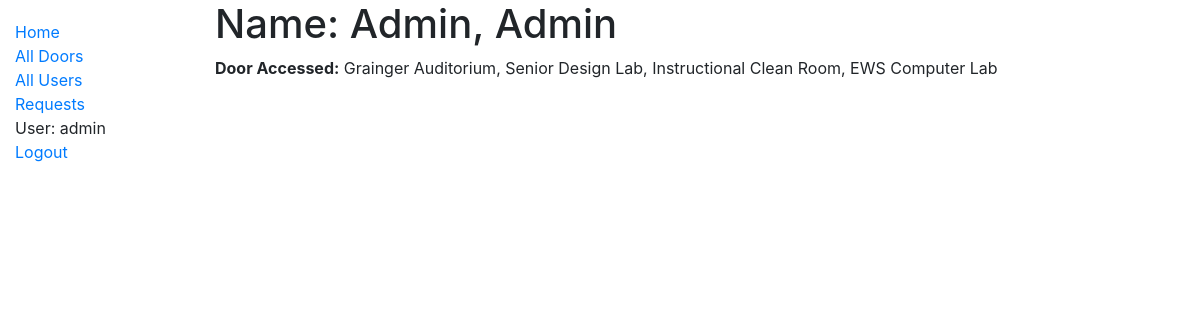
Before: /catalog/user/1 (signed in) with the older database file.
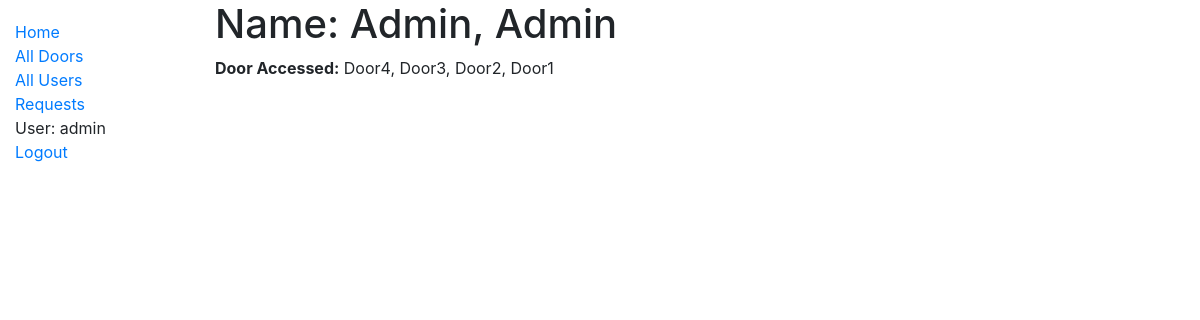
After: the same page with the newer database file.
### catalog/models.py (models this page shows, shortened)
class Door(models.Model):
    door_name = models.CharField(max_length=100)
    location = models.CharField(max_length=100)
    door_public_key = models.CharField(max_length=256, default='0')
    door_private_key = models.CharField(max_length=256, default='0')
    def __str__(self):
        return self.door_name

### catalog/views.py (the view)
# urls.py: path('user/<int:pk>', views.UserDetailView.as_view(), name='user-detail'),
class UserDetailView(LoginRequiredMixin, generic.DetailView):
    model = User
    template_name = 'catalog/user_detail.html'
    context_object_name = 'user_accessed'

### catalog/templates/catalog/user_detail.html
{% extends "base_generic.html" %}
{% block content %}
    <h1>Name: {{ user_accessed.last_name }}, {{ user_accessed.first_name }}</h1>
    <p>
        <strong>Door Accessed:</strong>
        {% for door in user_accessed.doors.all %}
            {{ door }}{% if not forloop.last %}, {% endif %}
        {% endfor %}
    </p>
{% endblock %}

Changed rows visible on the page:
changed Door: door_name "Grainger Auditorium" → "Door4"
changed Door: door_name "Senior Design Lab" → "Door3"
changed Door: door_name "Instructional Clean Room" → "Door2"
changed Door: door_name "EWS Computer Lab" → "Door1"
